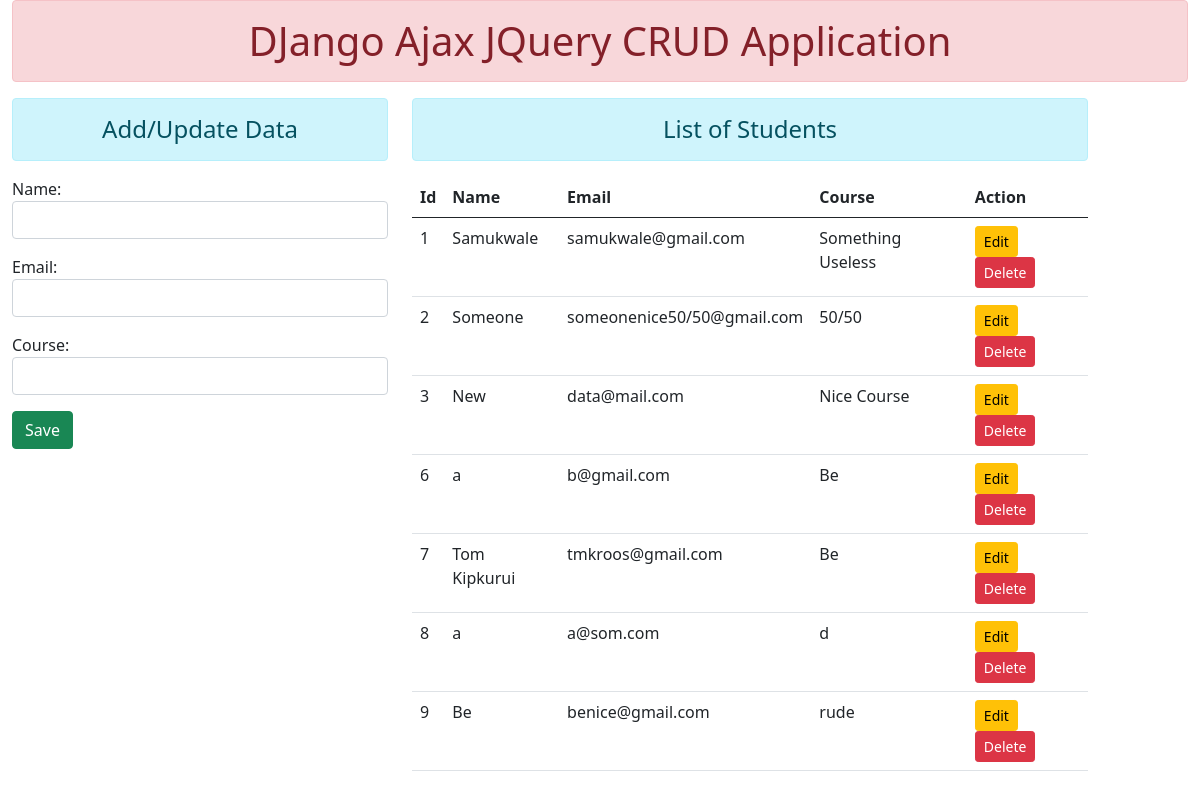
The app's page /, older data.
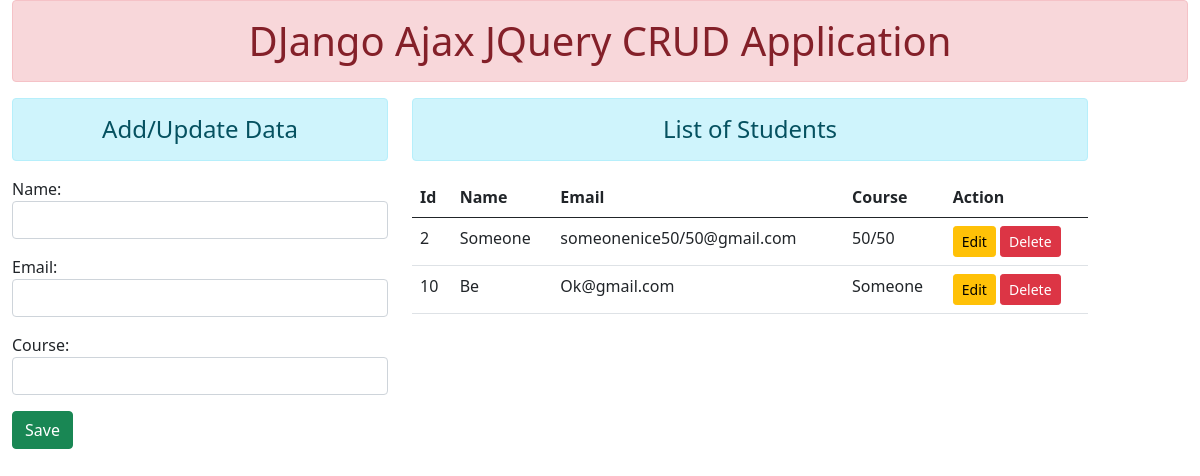
The same page, newer data.
### core/models.py (models this page shows, shortened)
class Student(models.Model):
    name = models.CharField(max_length=200)
    email = models.EmailField(max_length=200)
    course = models.CharField(max_length=200)

### core/views.py (the view)
# urls.py: path('', views.home, name='home'),
def home(request):
    form = StudentForm()
    student = Student.objects.all()
    context = {'form': form, 'student': student}
    return render(request, 'core/home.html', context)

### core/forms.py
class StudentForm(forms.ModelForm):
    class Meta:
        model = Student
        fields = ['name', 'email', 'course']
        widgets = {
            'name': forms.TextInput(attrs={'class':'form-control', 'id': 'nameid'}),
            'email': forms.EmailInput(attrs={'class':'form-control', 'id': 'emailid'}),
            'course': forms.TextInput(attrs={'class':'form-control', 'id': 'courseid'}),
        }

### core/templates/core/home.html (shortened to what this page needs)
{% load static %}
<!DOCTYPE html>
<html lang="en">
<head>
    <link href="https://cdn.jsdelivr.net/npm/bootstrap@5.0.0-beta1/dist/css/bootstrap.min.css" rel="stylesheet">
</head>
<body>
    <div class="container-fluid">
        <h1 class="text-center alert alert-danger">DJango Ajax JQuery CRUD Application</h1>
        <div class="row">
            <div class="col-sm-4">
                <h4 class="text-center alert alert-info">Add/Update Data</h4>
                <form action="" method="POST">
                    {{ form.as_p }}
                    <input type="button" class="btn btn-success" value="Save" id="btnsave"></input>
                </form>
            </div>
            <div class="col-sm-7">
                <h4 class="text-center alert alert-info">List of Students</h4>
                <table class="table table-hover">
                    <thead>
                        <tr>
                            <th scope="col">Id</th>
                            <th scope="col">Name</th>
                            <th scope="col">Email</th>
                            <th scope="col">Course</th>
                            <th scope="col">Action</th>
                        </tr>
                    </thead>
                    <tbody id="tbody">
                        {% for st in student %}
                        <tr>
                            <td>{{ st.id }}</td>
                            <td>{{ st.name }}</td>
                            <td>{{ st.email }}</td>
                            <td>{{ st.course }}</td>
                            <td>
                                <input type="button" value="Edit" class="btn btn-warning btn-sm btn-edit" data-sid="{{ st.id }}">
                                <input type="button" value="Delete" class="btn btn-danger btn-sm btn-del" data-sid="{{ st.id }}">
                            </td>
                        </tr>
                        {% endfor %}
                    </tbody>
                </table>
            </div>
            <div class="col-sm-1">
            </div>
        </div>
    </div>
</body>
</html>

Row changes from the older to the newer data that the page shows:
removed Student: id "1", name "Samukwale", email "samukwale@gmail.com", course "Something Useless"
removed Student: id "3", name "New", email "data@mail.com", course "Nice Course"
removed Student: id "6", name "a", email "b@gmail.com", course "Be"
removed Student: id "7", name "Tom Kipkurui", email "tmkroos@gmail.com", course "Be"
removed Student: id "8", name "a", email "a@som.com", course "d"
removed Student: id "9", name "Be", email "benice@gmail.com", course "rude"
added Student: id "10", name "Be", email "Ok@gmail.com", course "Someone"
